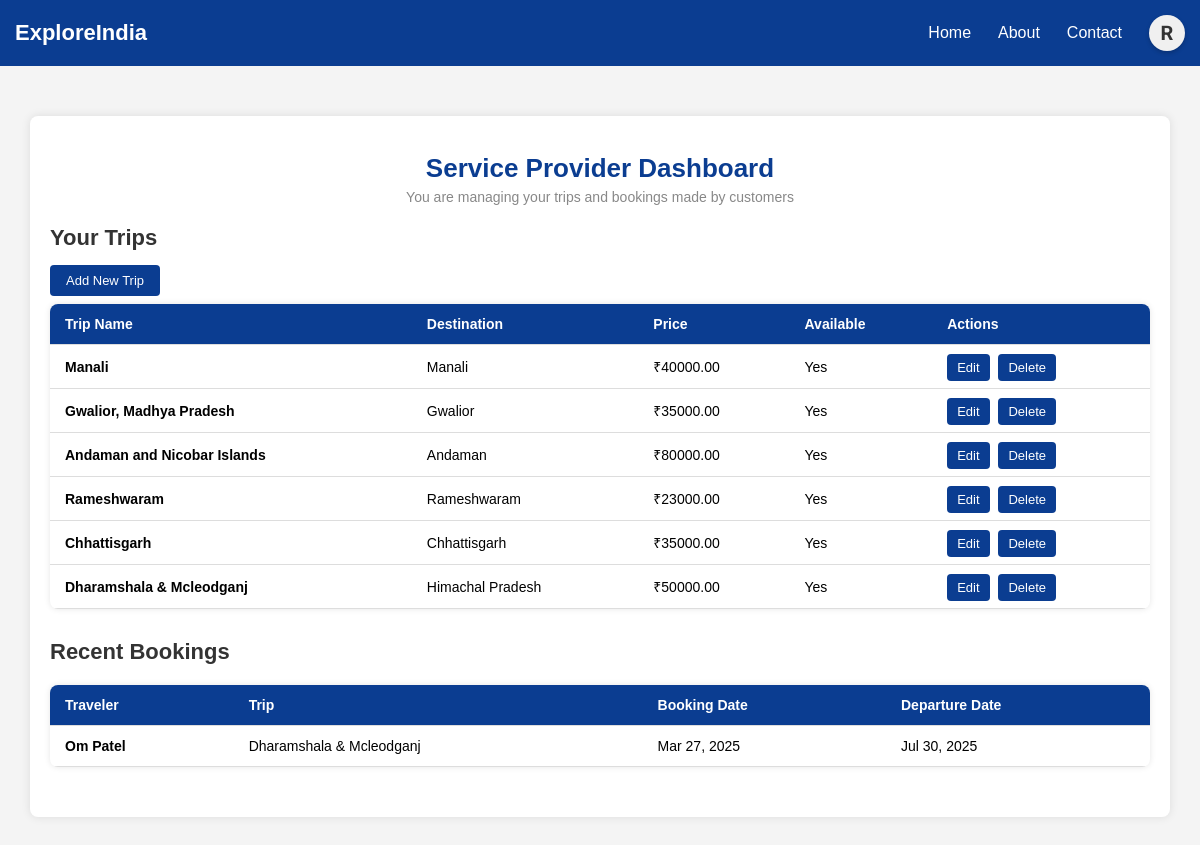
Page /trips/provider/dashboard/ (signed in) on the committed database.
### accounts/models.py (models this page shows)
class User(AbstractUser):
    groups = models.ManyToManyField(
        Group,
        related_name='custom_user_groups',
        blank=True,
        help_text='The groups this user belongs to.',
        verbose_name='groups'
    )
    user_permissions = models.ManyToManyField(
        Permission,
        related_name='custom_user_permissions',
        blank=True,
        help_text='Specific permissions for this user.',
        verbose_name='user permissions'
    )
    ROLE_CHOICES = (
        ('traveler', 'Traveler'),
        ('provider', 'Service Provider'),
        ('admin', 'Administrator'),
    )
    role = models.CharField(max_length=20, choices=ROLE_CHOICES, default='traveler')
    phone = models.CharField(max_length=15, blank=True, null=True)
    full_name = models.CharField(max_length=150, blank=True, null=True)
    email = models.EmailField(unique=True)

### trips/models.py (models this page shows, shortened)
class Trip(models.Model):
    SEASON_CHOICES = (
        ('summer', 'Summer'),
        ('winter', 'Winter'),
        ('monsoon', 'Monsoon'),
    )
    DESTINATION_TYPE_CHOICES = (
        ('mountains', 'Mountains'),
        ('beaches', 'Beaches'),
        ('deserts', 'Deserts'),
    )
    title = models.CharField(max_length=200)
    description = models.TextField()
    from_city = models.CharField(max_length=100)
    to_city = models.CharField(max_length=100)
    season = models.CharField(max_length=20, choices=SEASON_CHOICES, blank=True)
    destination_type = models.CharField(max_length=20, choices=DESTINATION_TYPE_CHOICES, blank=True)
    price = models.DecimalField(max_digits=10, decimal_places=2)
    duration = models.CharField(max_length=50, blank=True, default="")
    is_available = models.BooleanField(default=True)
    provider = models.ForeignKey(
        settings.AUTH_USER_MODEL,
        on_delete=models.CASCADE,
        related_name='provider_trips',
        null=True,
        blank=True
    )
    image = models.ImageField(upload_to='trip_images/', null=True, blank=True)
    created_at = models.DateTimeField(auto_now_add=True)

class Booking(models.Model):
    trip = models.ForeignKey('Trip', on_delete=models.CASCADE, related_name='bookings')
    traveler = models.ForeignKey(settings.AUTH_USER_MODEL, on_delete=models.CASCADE, related_name='bookings')
    booking_date = models.DateTimeField(auto_now_add=True)
    number_of_persons = models.PositiveIntegerField(default=1)
    departure_date = models.DateField()

### trips/views.py (the view)
# urls.py: path('provider/dashboard/', views.provider_dashboard, name='provider_dashboard'),
@login_required
@provider_required
def provider_dashboard(request):
    trips = Trip.objects.filter(provider=request.user)
    bookings = Booking.objects.filter(trip__in=trips)
    total_bookings = bookings.count()
    total_revenue = 0
    for trip in trips:
        if trip.price:
            trip_bookings = bookings.filter(trip=trip).count()
            total_revenue += trip.price * trip_bookings
    context = {
        'trips': trips,
        'bookings': bookings,
        'total_bookings': total_bookings,
        'total_revenue': total_revenue,
    }
    return render(request, 'trips/provider_dashboard.html', context)

### templates/trips/provider_dashboard.html (shortened to what this page needs)
{% extends "base.html" %}
{% block content %}
<div class="dashboard-container">
  <div class="dashboard-header">
    <h1>Service Provider Dashboard</h1>
    <p>You are managing your trips and bookings made by customers</p>
  </div>
  <div class="section">
    <h2>Your Trips</h2>
    <div style="margin-bottom: 15px;">
      <a href="{% url 'create_trip' %}" class="action-btn" style="padding: 8px 16px;">Add New Trip</a>
    </div>
    <table>
      <thead>
        <tr>
          <th>Trip Name</th>
          <th>Destination</th>
          <th>Price</th>
          <th>Available</th>
          <th>Actions</th>
        </tr>
      </thead>
      <tbody>
        {% for trip in trips %}
        <tr>
          <td>{{ trip.title }}</td>
          <td>{{ trip.to_city }}</td>
          <td>{% if trip.price %}₹{{ trip.price }}{% else %}N/A{% endif %}</td>
          <td>{% if trip.is_available %}Yes{% else %}No{% endif %}</td>
          <td>
            <a href="{% url 'edit_trip' trip.pk %}" class="action-btn">Edit</a>
            <a href="{% url 'delete_trip' trip.pk %}" class="action-btn" style="margin-left: 5px;">Delete</a>
          </td>
        </tr>
        {% empty %}
        <tr>
          <td colspan="5" style="text-align: center;">No trips available yet.</td>
        </tr>
        {% endfor %}
      </tbody>
    </table>
  </div>
  <div class="section">
    <h2>Recent Bookings</h2>
    <table>
      <thead>
        <tr>
          <th>Traveler</th>
          <th>Trip</th>
          <th>Booking Date</th>
          <th>Departure Date</th>
        </tr>
      </thead>
      <tbody>
        {% for booking in bookings %}
        <tr>
          <td>{{ booking.traveler.full_name }}</td>
          <td>{{ booking.trip.title }}</td>
          <td>{{ booking.booking_date|date:"M d, Y" }}</td>
          <td>{{ booking.departure_date|date:"M d, Y" }}</td>
        </tr>
        {% empty %}
        <tr>
          <td colspan="3" style="text-align: center;">No bookings yet.</td>
        </tr>
        {% endfor %}
      </tbody>
    </table>
  </div>
</div>
{% endblock %}

### templates/base.html (shortened to what this page needs)
<!DOCTYPE html>
<html lang="en">
<head>
</head>
<body>
  <header>
    <div class="logo">
      <a href="{% url 'home' %}">ExploreIndia</a>
    </div>
    <nav>
      <a href="{% url 'home' %}">Home</a>
      <a href="{% url 'about' %}">About</a>
      <a href="{% url 'contact' %}">Contact</a>
      {% if request.user.is_authenticated %}
      <div class="profile-menu" id="profileMenu">
        <div class="avatar">
          {{ request.user.full_name|slice:":1"|upper }}
        </div>
      </div>
      {% else %}
      <a href="{% url 'login' %}" class="login">Login</a>
      {% endif %}
    </nav>
  </header>
  <main>
    {% block content %}
    {% endblock %}
  </main>
</body>
</html>

### templates/base.html (style rules this page uses)
body { font-family: Arial, sans-serif; margin: 0; padding: 0; background-color: #f4f4f4; }
header { background-color: #0b3d91; color: white; padding: 15px; display: flex; justify-content: space-between; align-items: center; }
header .logo a { font-size: 22px; font-weight: bold; color: white; text-decoration: none; }
header nav { display: flex; gap: 27px; align-items: center; }
header nav a { color: white; text-decoration: none; font-size: 16px; transition: 0.2s ease-in-out; }
.profile-menu { position: relative; cursor: pointer; }
.avatar { width: 36px; height: 36px; background-color: #f0f0f0; border-radius: 50%; color: #333; display: flex; justify-content: center; align-items: center; font-weight: bold; font-size: 20px; box-shadow: 0 2px 4px rgba(0, 0, 0, 0.2); font-family: 'Roboto', sans-serif; }
main { padding: 20px; }

### templates/trips/provider_dashboard.html (style rules this page uses)
.dashboard-container { max-width: 1100px; margin: 30px auto; background-color: #fff; padding: 20px; border-radius: 8px; box-shadow: 0 0 10px rgba(0,0,0,0.1); }
.dashboard-header { text-align: center; margin-bottom: 20px; }
.dashboard-header h1 { font-size: 26px; color: #0b3d91; margin-bottom: 5px; }
.dashboard-header p { font-size: 14px; color: #888; margin-top: 0; }
.section { margin-bottom: 30px; }
.section h2 { font-size: 22px; color: #333; margin-bottom: 20px; }
table { width: 100%; border-collapse: collapse; font-size: 14px; margin-top: 10px; box-shadow: 0 0 6px rgba(0, 0, 0, 0.1); border-radius: 8px; overflow: hidden; }
th, td { padding: 12px 15px; text-align: left; border-bottom: 1px solid #ddd; }
th { background-color: #0b3d91; color: #fff; text-align: left; }
td:first-child { font-weight: bold; }
.action-btn { padding: 6px 10px; background-color: #0b3d91; color: #fff; border: none; border-radius: 4px; text-decoration: none; font-size: 13px; transition: background-color 0.3s ease; }

### rows in the picture
User: user.full_name "R"
Trip: title "Manali", to_city "Manali", price "40000.00", is_available "Yes"
Trip: title "Gwalior, Madhya Pradesh", to_city "Gwalior", price "35000.00", is_available "Yes"
Trip: title "Andaman and Nicobar Islands", to_city "Andaman", price "80000.00", is_available "Yes"
Trip: title "Rameshwaram", to_city "Rameshwaram", price "23000.00", is_available "Yes"
Trip: title "Chhattisgarh", to_city "Chhattisgarh", price "35000.00", is_available "Yes"
Trip: title "Dharamshala & Mcleodganj", to_city "Himachal Pradesh", price "50000.00", is_available "Yes"
Booking: traveler.full_name "Om Patel", trip "Dharamshala & Mcleodganj", booking_date "Mar 27, 2025", departure_date "Jul 30, 2025"
